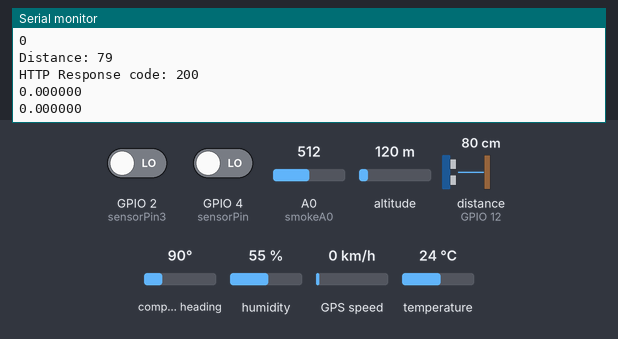
Simulated run of this sketch. Board: ESP8266 (NodeMCU). Shown: the last lines printed to the serial monitor. Wiring (inferred from the names in the program): ultrasonic range finder: trigger GPIO 14; echo GPIO 12. Inputs (shaded band) come from the test bench; at power-on: A0 (smokeA0) = 512, distance to the obstacle (sensor on GPIO 12) 80 cm, humidity 55 %, GPIO 4 (sensorPin) LOW, temperature 24 °C, GPIO 2 (sensorPin3) LOW, altitude 120 m, compass heading 90°, GPS speed 0 km/h. The echo pulse lasts 58.3 µs per cm; WiFi joins after 1.5 s; servers stay silent unless stated; uploads are accepted with an empty reply; the GPS gets a fix after 3 s at 37.7749, -122.4194 with 8 satellites.

Above: at 2.8 s.
2.9 s: A0 (smokeA0) set to 810
At 4.8 s:
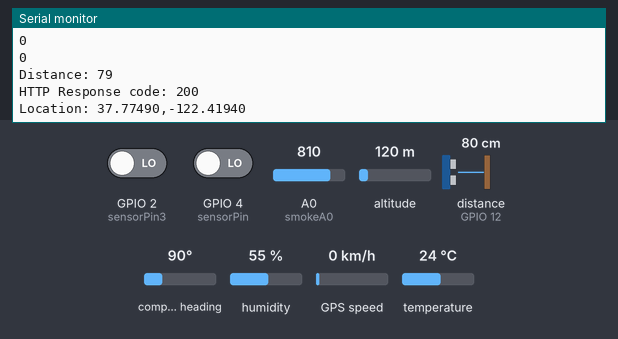
5.0 s: distance to the obstacle (sensor on GPIO 12) set to 2 cm
6.5 s: humidity set to 22 %
At 6.88 s:
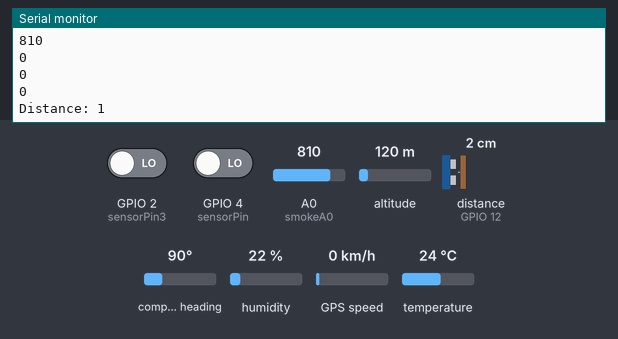
8.0 s: GPIO 4 (sensorPin) driven HIGH
9.5 s: temperature set to 12 °C
At 10.3 s:
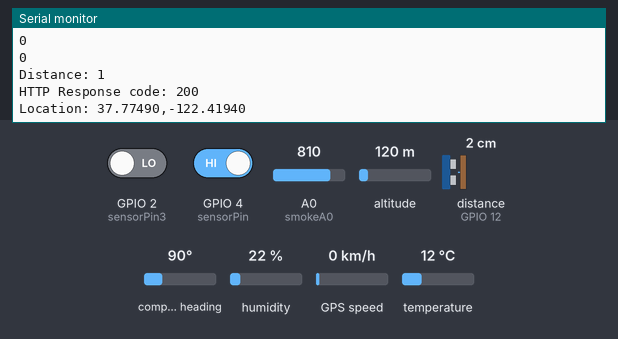
11.0 s: distance to the obstacle (sensor on GPIO 12) set to 4 cm
At 13.1 s:
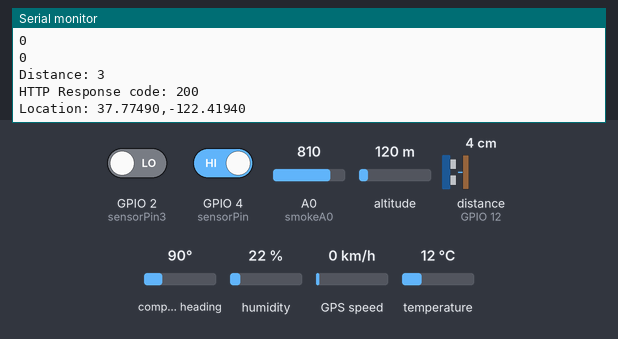
Timing chart, 0 to 13.5 s (numbered marks = the images above; inputs shaded):
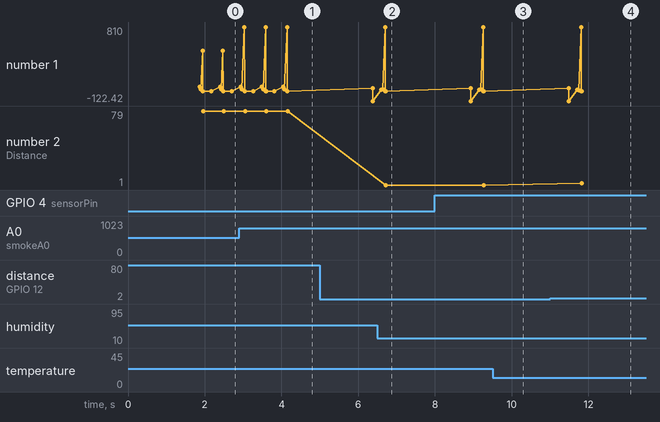

Measured:
- after the input at 2.9 s, the serial monitor: prints a new line after 0.07 s (image 1)
- after the input at 6.5 s, the serial monitor: prints a new line after 0.09 s (image 2)
- after the input at 11.0 s, the serial monitor: prints a new line after 0.83 s (image 4)
- plotted number 2: 1 → 3 after the input at 11.0 s

The sketch:

6ESP8266GPS_Allsensor452021.ino
```cpp
#include <TinyGPS++.h> // library for GPS module
#include <SoftwareSerial.h>
#include <ESP8266WiFi.h>
#include <ESP8266HTTPClient.h>
#include <WiFiClient.h>
#include <Arduino_JSON.h>
#include <DHT.h>

TinyGPSPlus gps;  // The TinyGPS++ object
//SoftwareSerial ss(13,15); // The serial connection to the GPS device3rx1txesp
HTTPClient http;

#define DHTPIN 5 //D1 Pin as GPIO5
#define DHTTYPE DHT22
DHT dht (DHTPIN, DHTTYPE);
int smokeA0  = A0; //for_MQ6
int sensorThres = 800; //threshold_forSmoke
const int sensorPin = 4; //for waterlevel13
int sensorState=0; //for waterlevel1
const int sensorPin2 = 0; //for waterlevel2
int sensorState2=0; //for waterlevel2
const int sensorPin3 = 2; //for waterlevel3
int sensorState3=0;//for waterlevel3
const int trigPin = 14; //for sonar
const int echoPin = 12; //for sonar

long duration; //for sonar
int distance; //for fonar


const char* ssid = "TJ";
const char* password = "12345678";

//Your Domain name with URL path or IP address with path
const char* serverName = "http://dishari-codestudio.herokuapp.com/api/v1/boat/login/";
const char* serverName2 = "http://dishari-codestudio.herokuapp.com/api/v1/boat/location/update/";
const char* serverName3 = "http://dishari-codestudio.herokuapp.com/api/v1/boat/otherinfo";

// the following variables are unsigned longs because the time, measured in
// milliseconds, will quickly become a bigger number than can be stored in an int.
//unsigned long lastTime = 0;
// Timer set to 10 minutes (600000)
//unsigned long timerDelay = 600000;
// Set timer to 5 seconds (5000)
//unsigned long timerDelay = 5000;

String authReadingsArr;
//float latitude, longitude;
String lat_str, lng_str, hum_str, temp_str, smoke_str;
unsigned int i =0;
int j=0;
String latarray;
String lngarray;
String humarray;
String temparray;
String smokearray;
String water_str1;
String water_str2;
String water_str3;
String fueldistance_str;
float lat= 0, lng = 0;


void setup() {
  //Serial.begin(115200);
  Serial.begin(9600);
  WiFi.begin(ssid, password);
  Serial.println("Connecting");
  while(WiFi.status() != WL_CONNECTED)
  {
    Serial.print(".");
    delay(500);
  }
  Serial.println("");
  Serial.print("Connected to WiFi network with IP Address: ");
  Serial.println(WiFi.localIP());
  Serial.println("Timer set to 5 seconds (timerDelay variable), it will take 5 seconds before publishing the first reading.");
  //ss.begin(9600);
  dht.begin ();
  pinMode(smokeA0, INPUT);
  //water level setup
  pinMode(sensorPin, INPUT);
  pinMode(sensorPin2, INPUT);
  pinMode(sensorPin3, INPUT);
  //sonar sensor setup
  pinMode(trigPin, OUTPUT); // Sets the trigPin as an Output
  pinMode(echoPin, INPUT); // Sets the echoPin as an Input

}

void loop() {
  if (j == 0)
      {
      // Your Domain name with URL path or IP address with path
      http.begin(serverName);

      //If you need an HTTP request with a content type: application/json, use the following:
      //http.addHeader("Content-Type", "application/json");
      //int httpResponseCode = http.POST("{\"phone\":\"01832409849\",\"pin\":\"4567\"}");

      http.addHeader("Content-Type", "application/x-www-form-urlencoded");
      //Data to send with HTTP POST
      String httpRequestData = "phone=01832409849&pin=4567";
      // Send HTTP POST request
      int httpResponseCode = http.POST(httpRequestData);


      Serial.print("HTTP Response code: ");
      Serial.println(httpResponseCode);

      String payload = http.getString();
      Serial.println(payload);


      //Geting token


      JSONVar myObject = JSON.parse(payload);
      //if (JSON.typeof(myObject) == "undefined")
      //{
      //  Serial.println("Parsing input failed!");
      //  return;
      //}
      Serial.print("JSON object = ");
      Serial.println(myObject);
      // myObject.keys() can be used to get an array of all the keys in the object
      JSONVar keys = myObject.keys();
      JSONVar value2 = myObject[keys[0]];
      String token = JSON.stringify(value2);
      Serial.println(token);
      authReadingsArr = String(token);
      authReadingsArr.remove(33,1);
      authReadingsArr.remove(0,1);
      Serial.println(authReadingsArr);

      // Free resources
      http.end();
      j = 1;

      }

      //Code of GPS
       /*while (ss.available())
       {
          gps.encode(ss.read());
       }
       if (gps.location.isUpdated())
              {
                //Serial.print("Getting Data");
                latitude = gps.location.lat();
                lat_str = String(latitude , 6);
                longitude = gps.location.lng();
                lng_str = String(longitude , 6);


                Serial.println("Latitude:");
                Serial.println(lat_str);
                Serial.println("Longitude:");
                Serial.println(lng_str);
               }


     //Long and Lat Sending
     http.begin(serverName2);
     http.addHeader("Content-Type", "application/x-www-form-urlencoded");
     //Data to send with HTTP POST
     String httpRequestData2 = "token="+authReadingsArr+"&lat="+latarray+"&lng="+lngarray;
     //String httpRequestData2 = "token="+authReadingsArr+"&lat=23.755163&lng=90.410965";
     // Send HTTP POST request
     int httpResponseCode2 = http.POST(httpRequestData2);
     Serial.print("\n \n");
     Serial.print("HTTP Response code: ");
     Serial.println(httpResponseCode2);

     String payload2 = http.getString();
     Serial.println(payload2);*/

    /*while (ss.available() > 0)
      if (gps.encode(ss.read())){
         if (gps.location.isValid()){
          double latitude = (gps.location.lat());
          double longitude = (gps.location.lng());

          String latbuf;
          latbuf += (String(latitude, 6));
          Serial.println(latbuf);

          String lonbuf;
          lonbuf += (String(longitude, 6));
          Serial.println(lonbuf);
         }
      }*/

 while (Serial.available() > 0)                  // If data is available on Serial bus.
 {
   if (gps.encode(Serial.read()))                // Decode GPS NMEA sentennces.
    {


    //Code of Humidity and temperature and smoke

     //temp n humid
     float h = dht.readHumidity();
     float t = dht.readTemperature();
     int analogSensor = analogRead(smokeA0);

     /*if (isnan (h) || isnan (t))
     {
       Serial.println("Failed to read from DHT sensor!");
       return;
     }*/

     Serial.print("Humidity: ");
     Serial.print(h);
     hum_str = String(h , 2);
     Serial.print("% ; Temperature: ");
     Serial.print(t); Serial.println ("°C");
     temp_str = String(t , 2);


     Serial.println("String Humidity: ");
     Serial.println(hum_str);
     Serial.println("String Temperature: ");
     Serial.println(temp_str);


     //smoke
     analogSensor = analogRead(smokeA0);
     Serial.print("Value of Smoke: ");
     Serial.println(analogSensor);
     if (analogSensor > sensorThres)
     {
        Serial.print(" Smoke/Fire Detected \n");
     }
     smoke_str = String(analogSensor);
     Serial.println("String Smoke: ");
     Serial.println(smoke_str);

     //waterlevel1 code

     sensorState = digitalRead(sensorPin);
     water_str1 = String(sensorState);
     Serial.println(water_str1);

     //waterlevel2 code

     sensorState2 = digitalRead(sensorPin2);
     water_str2 = String(sensorState2);
     Serial.println(water_str2);

     //waterlevel3 code

     sensorState3 = digitalRead(sensorPin3);
     water_str3 = String(sensorState3);
     Serial.println(water_str2);


     //Fuel Measurement Code

     // Clears the trigPin
     digitalWrite(trigPin, LOW);
     delayMicroseconds(2);

     // Sets the trigPin on HIGH state for 10 micro seconds
     digitalWrite(trigPin, HIGH);
     delayMicroseconds(10);
     digitalWrite(trigPin, LOW);

     // Reads the echoPin, returns the sound wave travel time in microseconds
     duration = pulseIn(echoPin, HIGH);

     // Calculating the distance
     distance = duration*0.034/2;
     // Prints the distance on the Serial Monitor
     fueldistance_str = String(distance);
     Serial.print("Distance: ");
     Serial.println(fueldistance_str);


     //Sending ALL sensors expect GPS data

     http.begin(serverName3);
     http.addHeader("Content-Type", "application/x-www-form-urlencoded");
     //Data to send with HTTP POST
     String httpRequestData3 = "token="+authReadingsArr+"&ovr1="+water_str1+"&ovr2="+water_str2+"&ovr3="+water_str3+"&fuelm="+fueldistance_str+"&temp="+temp_str+"&humidity="+hum_str+"&smoke="+smoke_str;
     //String httpRequestData3 = "token="+authReadingsArr+"&ovr1=0&ovr2=0&ovr3=0&fuelm=1.090455&temp=35.09&humidity=45.08&smoke=45.09";
     //String httpRequestData3 = "token="+authReadingsArr+"&ovr1=1&ovr2=0&ovr3=1&fuelm=1.090455&temp=35.09&humidity=45.08&smoke=45.09";
     // Send HTTP POST request
     int httpResponseCode3 = http.POST(httpRequestData3);
     Serial.print("\n");
     Serial.print("HTTP Response code: ");
     Serial.println(httpResponseCode3);

     String payload3 = http.getString();
     Serial.println(payload3);

     http.end();


   //delay(10000);

   SendGPSData();                              // Print required data.
   latarray = String(lat,6);
   lngarray = String(lng,6);
   Serial.println(latarray);
   Serial.println(lngarray);
   //Long and Lat Sending
   http.begin(serverName2);
   http.addHeader("Content-Type", "application/x-www-form-urlencoded");
   //Data to send with HTTP POST
   String httpRequestData2 = "token="+authReadingsArr+"&lat="+latarray+"&lng="+lngarray;
   //String httpRequestData2 = "token="+authReadingsArr+"&lat=23.755163&lng=90.410965";
   // Send HTTP POST request
   int httpResponseCode2 = http.POST(httpRequestData2);
   Serial.print("\n \n");
   Serial.print("HTTP Response code: ");
   Serial.println(httpResponseCode2);

   String payload2 = http.getString();
   Serial.println(payload2);


   http.end();

   }
  }


}


void SendGPSData()
{
  if (gps.location.isValid())
  {

    // Extract GPS co-ordinates
    lat = gps.location.lat();
    lng = gps.location.lng();

    // Print GPS co-ordinates on Serial monitor
    Serial.print(F("Location: "));
    Serial.print(lat, 5);             // Print Latitude.
    Serial.print(F(","));
    Serial.println(lng, 5);           // Print Longitude.

    // Delay of 2 Seconds.
    delay(2000);
  }

  Serial.println();
}
```
